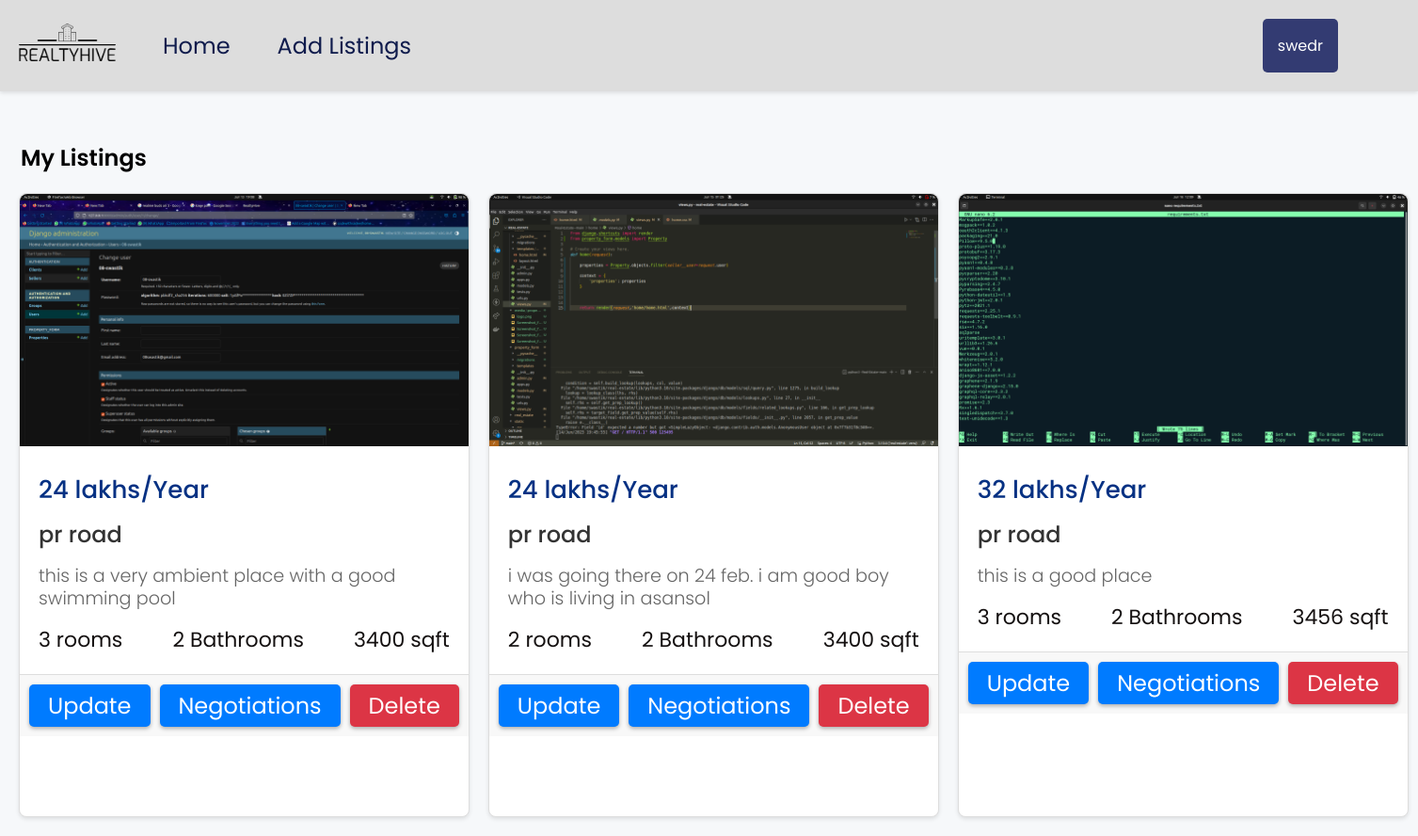
/my-listings (signed in), run on an earlier commit of the app's database.
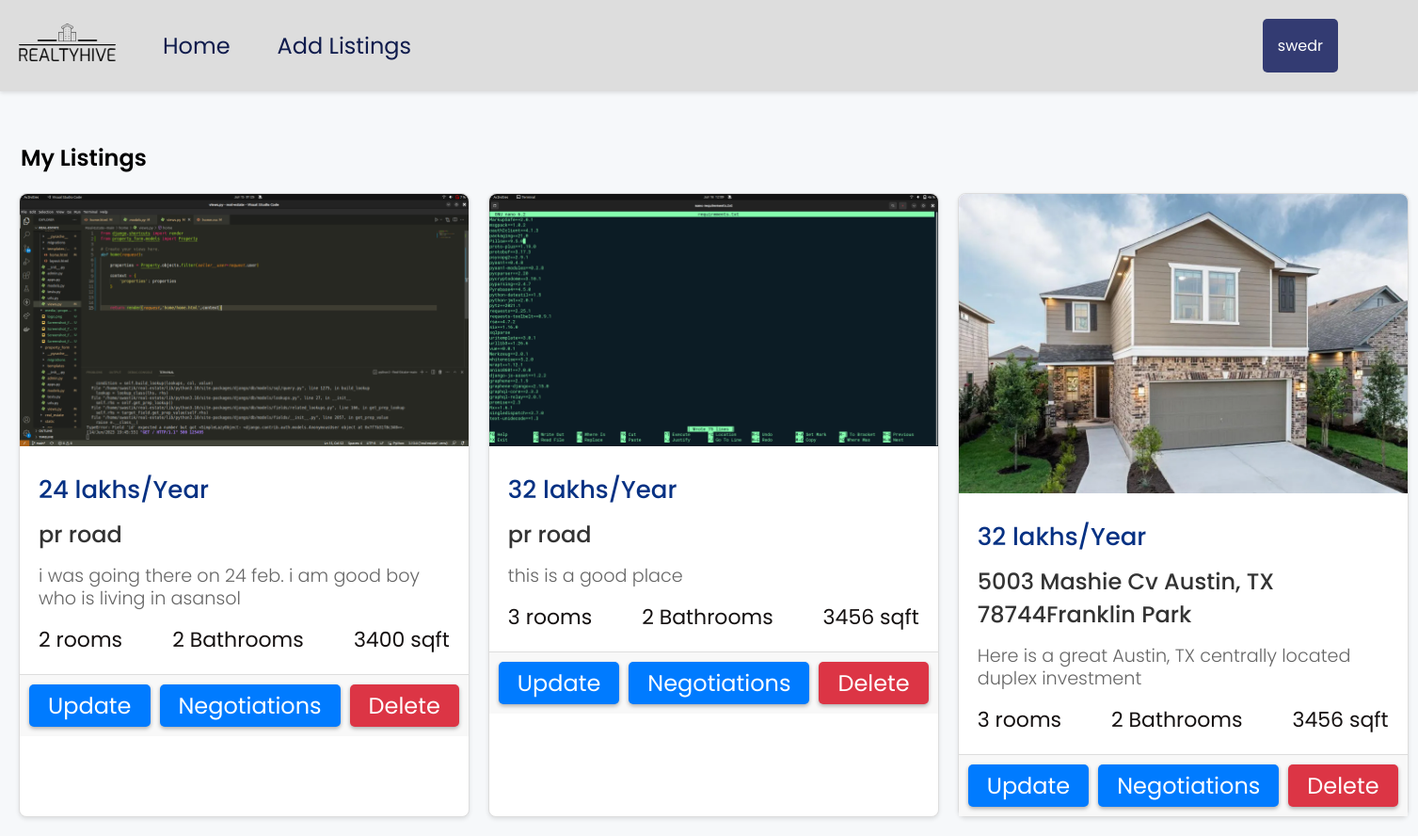
And on a later commit of the database.
### property_form/models.py (models this page shows, shortened)
class Property(models.Model):
    STATUS_CHOICES = (
        ('available', 'Available'),
        ('sold', 'Sold'),
    )
    seller = models.ForeignKey(Seller, on_delete=models.CASCADE)
    is_featured = models.BooleanField(default=False)
    address = models.CharField(max_length=200)
    square_feet = models.PositiveIntegerField()
    overview = models.TextField()
    bhk = models.CharField(max_length=10)
    nearby_hospitals = models.CharField(max_length=100)
    nearby_schools = models.CharField(max_length=100)
    nearby_police_station = models.CharField(max_length=100)
    price = models.CharField(max_length=20)
    pictures = models.ImageField(upload_to='property_images/')
    status = models.CharField(max_length=20, choices=STATUS_CHOICES, default='available')
    class Meta:
        verbose_name_plural = "properties"

### property_form/views.py (the view)
# urls.py: path('my-listings', views.my_listings, name='my_listings'),
def my_listings(request) :
    user = request.user
    if hasattr(user,'seller'):
          seller = user.seller
          properties = Property.objects.filter(seller=seller)
    context = {
        'properties': properties,
    }
    return render(request, 'property_form/my_listings.html', context)

### property_form/templates/property_form/my_listings.html (shortened to what this page needs)
{% extends 'property_form/layout.html' %}
{% block body %}
{% load static %}
<link rel="stylesheet" href="{% static '/css/my_listings.css' %}">
<nav class="navbar">
    <div class="navbar-left">
      <a href="#" class="logo"><img src="{%static 'images/logo.png' %}" alt="Logo"></a>
      <a href="{% url 'home' %}" class="nav-link">Home</a>
      <a href="{% url 'property_form:create_property'  %}" class="nav-link">Add Listings</a>
    </div>
    <div class="navbar-right">
        {% if user.is_authenticated %}
          <div class="dropdown">
            <button class="dropbtn">{{ user.username }}</button>
          </div>
    </div>
</nav>
        {% endif %}
        <section class="property-section">
        {% if properties %}
        <h1 class="heading1">My Listings</h1>
        <div class="property-container">
        {% for property in properties %}
        <div class="property-card">
            <div class="property-image">
            <img src="{{ property.pictures.url }}" alt="Property Photo">
        </div>
        <div class="property-details">
            <div class="price">{{ property.price }}/Year</div>
            <div class="address">{{ property.address }}</div>
            <div class="overview">
                <p>{{ property.overview }}</p>
            </div>
            <div class="bottom-line">
                <div class="bedrooms">{{ property.bhk }} rooms</div>
                <div class="bathrooms">2 Bathrooms</div>
                <div class="square-feet">{{ property.square_feet }} sqft</div>
            </div>
        </div>
        <div class="card-footer">
            <a href="{% url 'property_form:update_property' property.id %}" class="update-button">Update</a>
            <a href="{% url 'negotiation:available_negotiations' property.id %}"class="update-button">Negotiations</a>
            <form action="{% url 'property_form:delete_property' property.id %}" method="POST" style="display:inline;" onsubmit="return confirm('Are you sure you want to delete this property?');">
              <button type="submit" class="delete-button">Delete</button>
            </form>
          </div>
        </div>
       {% endfor %}
    </div>
    {% else %}
    <h2 class="heading1">You have no listed Properties.</h2>
    {% endif %}
      </section>
{% endblock %}

### property_form/templates/property_form/layout.html (shortened to what this page needs)
<!DOCTYPE html>
<html lang="en">
<head>
</head>
<body>
    {% block body %}
    {% endblock %}
</body>
</html>

### static/css/my_listings.css (style rules this page uses)
:root { --clr-primary: #0f1b4c; --clr-secondary: #063183; --cultured-2: hsl(192, 24%, 96%); --clr-white: #ffffff; --clr-black: #000000; --red: #da2535; --black: #292929; --white: #fbfbfb; --clr-light-blue: #0689ff; --cadet: hsl(200, 15%, 43%); --clr-title: #000336; --fs-5: 0.875rem; --clr-text: #5a6473; --clr-text-light: #7d8589; --clr-text-light-80: #a3a6ab; --alice-blue: hsl(210, 100%, 97%); --section-padding: 100px; }
* { box-sizing: border-box; padding: 0; margin: 0; font-family: "Poppins", sans-serif; }
.overview p { font-size: 1.2rem; }
a { text-decoration: none; }
body { background-color: #f6f8fa; margin: 0; padding: 0; }
.navbar { display: flex; align-items: center; justify-content: space-between; background-color: #dddddd; padding: 20px; position: fixed; top: 0; left: 0; right: 0; box-shadow: 0 2px 4px rgba(0, 0, 0, 0.1); z-index: 999; }
.navbar-left { display: flex; align-items: center; gap: 30px; }
.logo img { height: 40px; margin-right: 20px; }
.nav-link { margin-right: 20px; color: var(--clr-primary); text-decoration: none; font-size: 24px; font-weight: 400; }
.dropbtn { background-color: #333b72; color: white; padding: 16px; font-size: 16px; border: none; border-radius: 5px; }
.dropdown { position: relative; display: inline-block; margin-right: 65px; }
.navbar-right { display: flex; gap: 20px; align-items: center; font-size: 1.5rem; font-weight: 600; }
.heading1 { padding-top: 150px; padding-left: 22px; font-weight: 550; }
.property-container { display: grid; grid-template-columns: repeat(4, 1fr); grid-gap: 20px; padding: 20px; }
.property-card { position: relative; background-color: #ffffff; border: 1px solid #dddddd; border-radius: 8px; box-shadow: 0 2px 4px rgba(0, 0, 0, 0.1); cursor: pointer; }
.property-image img { width: 100%; height: auto; border-top-left-radius: 8px; border-top-right-radius: 8px; }
.property-details { padding: 20px; }
.price { font-size: 26px; font-weight: 500; margin-bottom: 10px; color: #063183; }
.address { font-size: 24px; color: #333333; margin-bottom: 15px; font-weight: 500; }
.overview { font-size: 1.2rem; font-weight: 300; color: #666666; line-height: 1.5rem; margin-bottom: 15px; }
.bottom-line { display: flex; justify-content: space-between; }
.bottom-line div { font-size: 22px; font-weight: 400; color: #141010; }
.card-footer { padding: 10px; background-color: #f8f8f8; border-top: 1px solid #dddddd; display: flex; justify-content: space-evenly; align-items: center; }
.card-footer a { font-size: 24px; margin-right: 10px; padding: 5px 20px; text-decoration: none; color: #ffffff; border-radius: 5px; box-shadow: 0 2px 4px rgba(0, 0, 0, 0.3); }
.update-button { background-color: #007bff; }
.delete-button { background-color: #dc3545; padding: 5px 20px; border-radius: 5px; font-size: 24px; border: none; cursor: pointer; color: #ffffff; box-shadow: 0 2px 4px rgba(0, 0, 0, 0.3); }

What changed in the data, as far as the page shows it:
removed Property: pictures (picture), price "24 lakhs", address "pr road", overview "this is a very ambient place with a good swimming pool", bhk "3", square_feet "3400"
now on this page (row unchanged): Property: pictures (picture), price "32 lakhs", address "5003 Mashie Cv Austin, TX 78744Franklin Park", overview "Here is a great Austin, TX centrally located duplex investment", bhk "3", square_feet "3456"
